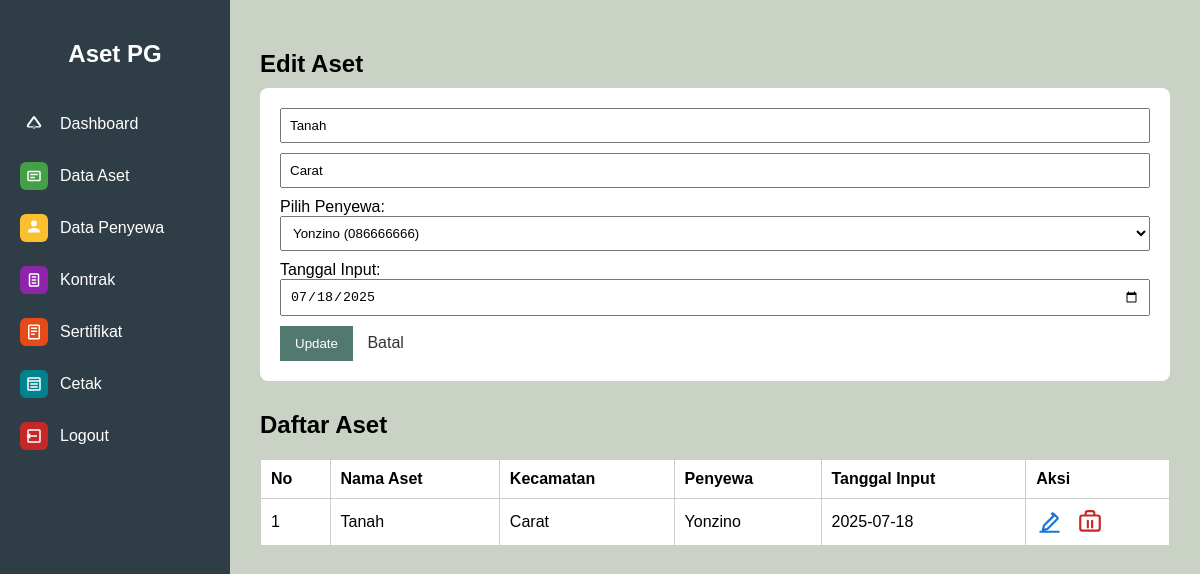
Screenshot of /pages/aset.php?edit=1 (signed in) with the database file from the repository.
### tables this page shows
CREATE TABLE `aset` (
  `id` int(11) NOT NULL,
  `nama_aset` varchar(100) DEFAULT NULL,
  `kecamatan` varchar(100) DEFAULT NULL,
  `penyewa_id` int(11) DEFAULT NULL,
  `tanggal_input` date DEFAULT NULL
);

CREATE TABLE `penyewa` (
  `id` int(11) NOT NULL,
  `nama` varchar(100) DEFAULT NULL,
  `kontak` varchar(100) DEFAULT NULL
);

### pages/aset.php (the view, shortened to what this page needs)
<?php
include '../includes/db.php';
include '../includes/sidebar.php';
$data = mysqli_query($conn, "SELECT aset.*, penyewa.nama AS nama_penyewa
                             FROM aset
                             LEFT JOIN penyewa ON aset.penyewa_id = penyewa.id");
$editData = null;
if (isset($_GET['edit'])) {
    $edit_id = $_GET['edit'];
    $editRes = mysqli_query($conn, "SELECT * FROM aset WHERE id=$edit_id");
    if ($editRes && mysqli_num_rows($editRes) > 0) {
        $editData = mysqli_fetch_assoc($editRes);
    }
}
?>
<!DOCTYPE html>
<html>
<head>
</head>
<body>
  <div class="content">
    <?php if ($editData): ?>
      <h2>Edit Aset</h2>
      <form method="POST">
        <input type="text" name="nama" placeholder="Nama Aset" value="<?= htmlspecialchars($editData['nama_aset']) ?>" required>
        <input type="text" name="kecamatan" placeholder="Kecamatan" value="<?= htmlspecialchars($editData['kecamatan']) ?>">
        <label for="penyewa">Pilih Penyewa:</label>
        <select name="penyewa" required>
          <?php
          $penyewaResultEdit = mysqli_query($conn, "SELECT * FROM penyewa");
          while($p = mysqli_fetch_assoc($penyewaResultEdit)):
          ?>
            <option value="<?= $p['id'] ?>" <?= $p['id'] == $editData['penyewa_id'] ? 'selected' : '' ?>><?= $p['nama'] ?> (<?= $p['kontak'] ?>)</option>
          <?php endwhile; ?>
        </select>
        <label for="tanggal_input">Tanggal Input:</label>
        <input type="date" name="tanggal_input" value="<?= $editData['tanggal_input'] ?>" required>
        <button type="submit" name="update">Update</button>
        <a href="aset.php" style="margin-left:10px;color:#333;">Batal</a>
      </form>
    <?php endif; ?>
    <h2>Daftar Aset</h2>
    <table>
      <tr>
        <th>No</th>
        <th>Nama Aset</th>
        <th>Kecamatan</th>
        <th>Penyewa</th>
        <th>Tanggal Input</th>
        <th>Aksi</th>
      </tr>
      <?php $no=1; while ($row = mysqli_fetch_assoc($data)) : ?>
      <tr>
        <td><?= $no++ ?></td>
        <td><?= htmlspecialchars($row['nama_aset']) ?></td>
        <td><?= htmlspecialchars($row['kecamatan']) ?></td>
        <td><?= htmlspecialchars($row['nama_penyewa'] ?? '-') ?></td>
        <td><?= htmlspecialchars($row['tanggal_input']) ?></td>
        <td>
          <a href="aset.php?edit=<?= $row['id'] ?>" title="Edit" style="color:#1976d2;vertical-align:middle;display:inline-block;margin-right:10px;">
            <svg width="26" height="26" viewBox="0 0 24 24" fill="none" style="vertical-align:middle;">
              <path d="M4 21h17M14.7 4.29a1 1 0 0 1 1.42 0l3.59 3.59a1 1 0 0 1 0 1.42l-9.17 9.17-4.24 1.06 1.06-4.24 9.17-9.17z" stroke="#1976d2" stroke-width="2" stroke-linecap="round" stroke-linejoin="round"/>
            </svg>
          </a>
          <a href="aset.php?hapus=<?= $row['id'] ?>" title="Hapus" onclick="return confirm('Yakin hapus?')" style="color:#c62828;vertical-align:middle;display:inline-block;">
          </a>
        </td>
      </tr>
      <?php endwhile; ?>
    </table>
  </div>
</body>
</html>

### pages/aset.php (style rules this page uses)
body { font-family: Arial, sans-serif; background: #CAD2C5; margin: 0; padding: 0; display: flex; }
.content { margin-left: 230px; padding: 30px; width: calc(100% - 230px); transition: margin-left 0.4s cubic-bezier(.4,2,.6,1), width 0.4s cubic-bezier(.4,2,.6,1); }
h2 { margin-bottom: 10px; }
table { width: 100%; border-collapse: collapse; background: white; margin-top: 20px; }
table, th, td { border: 1px solid #ccc; }
th, td { padding: 10px; text-align: left; }
form { background: white; padding: 20px; margin-bottom: 30px; border-radius: 8px; }
input, select { width: 100%; padding: 8px; margin-bottom: 10px; }
button { padding: 10px 15px; background: #52796F; color: white; border: none; cursor: pointer; }
a { color: red; text-decoration: none; }

### rows the page displays
aset: nama "Tanah", kecamatan "Carat", penyewa "Yonzino (086666666)", tanggal_input "07/18/2025", nama_aset "Tanah", penyewa.nama "Yonzino", tanggal_input "2025-07-18"
